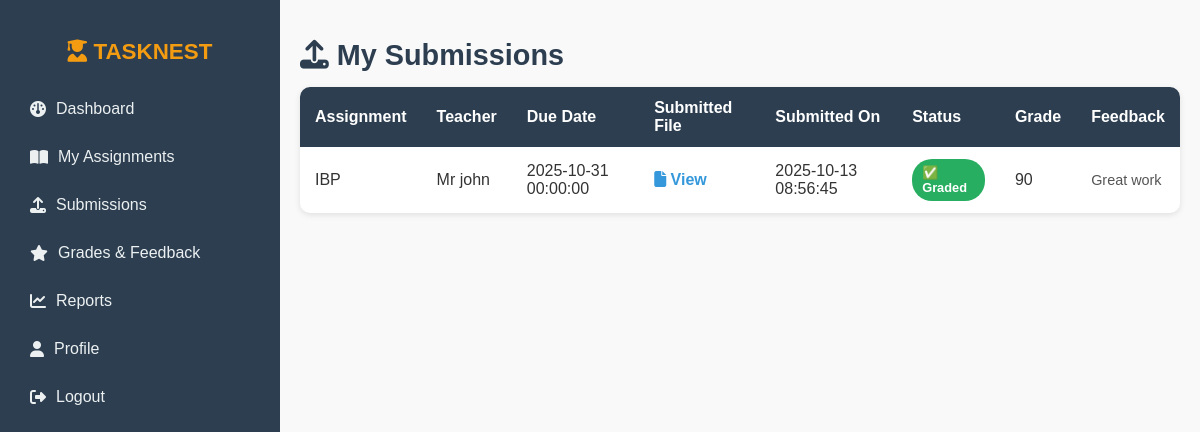
Screenshot of /student/student_submissions.php (signed in) with the database file from the repository.
### tables this page shows
CREATE TABLE `submissions` (
  `id` int(11) NOT NULL,
  `assignment_id` int(11) NOT NULL,
  `student_id` int(11) NOT NULL,
  `file` varchar(255) NOT NULL,
  `submitted_at` timestamp NOT NULL DEFAULT current_timestamp(),
  `score` int(11) DEFAULT NULL,
  `feedback` text DEFAULT NULL,
  `status` enum('submitted','graded','late') DEFAULT 'submitted'
);

CREATE TABLE `assignments` (
  `id` int(11) NOT NULL,
  `teacher_id` int(11) NOT NULL,
  `title` varchar(255) NOT NULL,
  `description` text DEFAULT NULL,
  `file` varchar(255) DEFAULT NULL,
  `created_at` timestamp NOT NULL DEFAULT current_timestamp(),
  `due_date` datetime NOT NULL,
  `status` varchar(20) DEFAULT 'open',
  `max_score` int(11) DEFAULT 100,
  `allow_late_submission` tinyint(1) DEFAULT 1,
  `reopened_at` datetime DEFAULT NULL,
  `reopened_by` int(11) DEFAULT NULL,
  `reopen_reason` text DEFAULT NULL
);

CREATE TABLE `users` (
  `id` int(11) NOT NULL,
  `role` enum('admin','teacher','student') NOT NULL,
  `name` varchar(150) NOT NULL,
  `email` varchar(255) NOT NULL,
  `password` varchar(255) NOT NULL,
  `phone` varchar(30) DEFAULT NULL,
  `department` varchar(100) DEFAULT NULL,
  `created_at` timestamp NOT NULL DEFAULT current_timestamp(),
  `status` enum('active','inactive','pending') DEFAULT 'active',
  `profile_pic` varchar(255) DEFAULT NULL,
  `otp_code` varchar(10) DEFAULT NULL,
  `otp_expires` datetime DEFAULT NULL
);

### student/student_submissions.php (the view, shortened to what this page needs)
<?php
require_once __DIR__ . '/../src/db.php';
$user = current_user();
$stmt = $pdo->prepare("
    SELECT s.*, a.title AS assignment_title, a.due_date, u.name AS teacher_name
    FROM submissions s
    JOIN assignments a ON a.id = s.assignment_id
    JOIN users u ON u.id = a.teacher_id
    WHERE s.student_id = ?
    ORDER BY a.due_date DESC
");
$stmt->execute([$user['id']]);
$submissions = $stmt->fetchAll();
?>
<!DOCTYPE html>
<html lang="en">
<head>
  <link rel="stylesheet" href="https://cdnjs.cloudflare.com/ajax/libs/font-awesome/6.5.0/css/all.min.css">
</head>
<body>
  <aside class="sidebar">
    <h2><i class="fa-solid fa-user-graduate"></i> TASKNEST</h2>
    <a href="student_dashboard.php"><i class="fa-solid fa-gauge"></i> Dashboard</a>
    <a href="student_assignments.php"><i class="fa-solid fa-book-open"></i> My Assignments</a>
    <a href="student_submissions.php"><i class="fa-solid fa-upload"></i> Submissions</a>
    <a href="student_grades.php"><i class="fa-solid fa-star"></i> Grades & Feedback</a>
    <a href="student_reports.php"><i class="fa-solid fa-chart-line"></i> Reports</a>
    <a href="student_profile.php"><i class="fa-solid fa-user"></i> Profile</a>
    <a href="../logout.php"><i class="fa-solid fa-sign-out-alt"></i> Logout</a>
  </aside>
  <main>
    <header class="page-header">
      <h1><i class="fa-solid fa-upload"></i> My Submissions</h1>
    </header>
    <?php if (empty($submissions)): ?>
      <p><i class="fa-regular fa-face-smile"></i> You haven’t submitted any assignments yet.</p>
    <?php else: ?>
      <table>
        <thead>
          <tr>
            <th>Assignment</th>
            <th>Teacher</th>
            <th>Due Date</th>
            <th>Submitted File</th>
            <th>Submitted On</th>
            <th>Status</th>
            <th>Grade</th>
            <th>Feedback</th>
          </tr>
        </thead>
        <tbody>
          <?php foreach ($submissions as $s): ?>
            <?php
            $due = new DateTime($s['due_date']);
            $submitted = new DateTime($s['submitted_at']);
            $status = '';
            if (!empty($s['score'])) {
              $status = '<span class="badge graded">✅ Graded</span>';
            } elseif ($submitted > $due) {
              $status = '<span class="badge missed">❌ Late</span>';
            } else {
              $status = '<span class="badge pending">⏳ Pending</span>';
            }
            ?>
            <tr>
              <td data-label="Assignment"><?php echo htmlspecialchars($s['assignment_title']); ?></td>
              <td data-label="Teacher"><?php echo htmlspecialchars($s['teacher_name']); ?></td>
              <td data-label="Due Date"><?php echo htmlspecialchars($s['due_date']); ?></td>
              <td data-label="Submitted File">
                <a href="<?php echo htmlspecialchars($s['file']); ?>" target="_blank" class="download-link"><i class="fa-solid fa-file"></i> View</a>
              </td>
              <td data-label="Submitted On"><?php echo htmlspecialchars($s['submitted_at']); ?></td>
              <td data-label="Status"><?php echo $status; ?></td>
              <td data-label="Grade"><?php echo $s['score'] ? (int)$s['score'] : '-'; ?></td>
              <td data-label="Feedback" class="feedback"><?php echo $s['feedback'] ? htmlspecialchars($s['feedback']) : '—'; ?></td>
            </tr>
          <?php endforeach; ?>
        </tbody>
      </table>
    <?php endif; ?>
  </main>
</body>
</html>

### student/student_submissions.php (style rules this page uses)
body { font-family: Arial, sans-serif; display: flex; min-height: 100vh; background: #f9f9f9; color: #333; margin: 0; }
.sidebar { width: 240px; background: #2c3e50; color: #ecf0f1; flex-shrink: 0; display: flex; flex-direction: column; padding: 20px; }
.sidebar h2 { font-size: 1.4rem; margin-bottom: 20px; text-align: center; color: #f39c12; }
.sidebar a { color: #ecf0f1; text-decoration: none; padding: 10px; margin: 5px 0; display: flex; align-items: center; border-radius: 6px; transition: background 0.3s; }
.sidebar a i { margin-right: 10px; }
main { flex: 1; padding: 20px; overflow-y: auto; }
.page-header h1 { font-size: 1.8rem; color: #2c3e50; margin-bottom: 15px; }
table { width: 100%; border-collapse: collapse; background: #fff; border-radius: 10px; box-shadow: 0 2px 6px rgba(0, 0, 0, 0.1); overflow: hidden; }
table th, table td { padding: 12px 15px; text-align: left; }
table th { background: #2c3e50; color: #fff; font-weight: 600; }
.badge { padding: 6px 10px; border-radius: 20px; font-size: 0.8rem; font-weight: bold; display: inline-block; }
.badge.graded { background: #27ae60; color: #fff; }
.feedback { font-size: 0.9rem; color: #555; }
.download-link { color: #3498db; text-decoration: none; font-weight: bold; }

### rows the page displays
submissions: assignment.title "IBP", users.name "Mr john", assignment.due_date "2025-10-31 00:00:00", submitted_at "2025-10-13 08:56:45", shows "✅ Graded", score "90", feedback "Great work"
